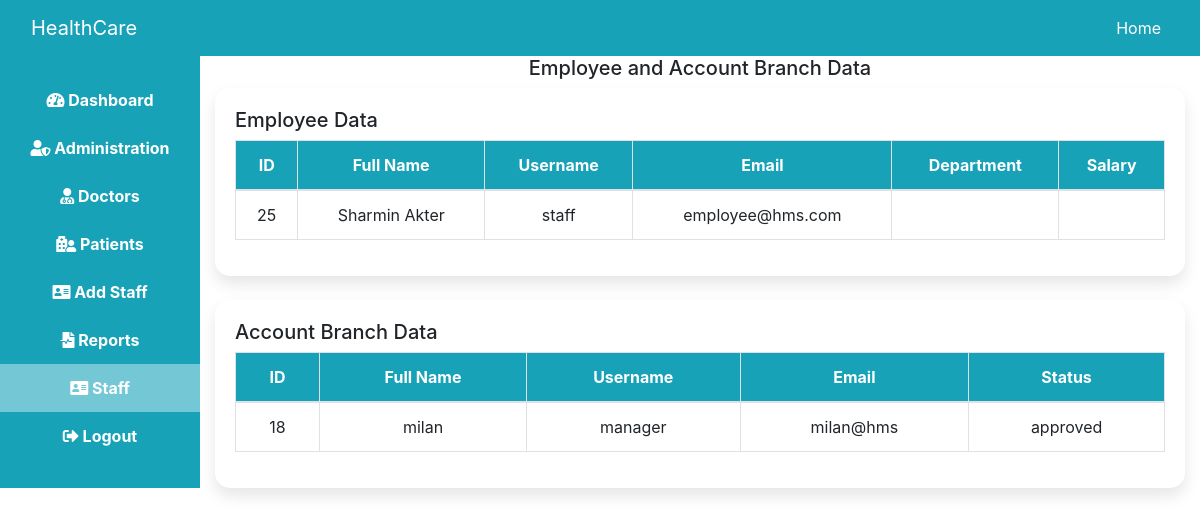
The app's page /admin/staff.php with its own data.
### tables this page shows
CREATE TABLE `employee` (
  `id` int(11) NOT NULL,
  `full_name` varchar(30) NOT NULL,
  `email` varchar(150) NOT NULL,
  `username` varchar(30) NOT NULL,
  `password` varchar(30) NOT NULL,
  `date_reg` varchar(255) NOT NULL,
  `profile` varchar(255) NOT NULL,
  `role` varchar(50) NOT NULL,
  `gender` varchar(255) NOT NULL,
  `date_join` varchar(30) NOT NULL,
  `status` varchar(30) NOT NULL
);

CREATE TABLE `account_branch` (
  `id` int(11) NOT NULL,
  `full_name` varchar(30) NOT NULL,
  `username` varchar(30) NOT NULL,
  `password` varchar(30) NOT NULL,
  `status` varchar(30) NOT NULL,
  `profile` varchar(255) NOT NULL,
  `gender` varchar(255) NOT NULL,
  `email` varchar(255) NOT NULL,
  `date_reg` varchar(255) NOT NULL,
  `role` varchar(255) NOT NULL
);

### admin/staff.php (the view, shortened to what this page needs)
<!DOCTYPE html>
<html lang="en">
<head>
    <link rel="stylesheet" href="https://stackpath.bootstrapcdn.com/bootstrap/4.5.0/css/bootstrap.min.css">
    <link rel="stylesheet" href="https://cdnjs.cloudflare.com/ajax/libs/font-awesome/6.5.1/css/all.min.css">
</head>
<body>
    <?php include("header.php"); ?>
    <div class="container-fluid">
        <div class="row">
            <div class="col-md-2 p-0">
                <div class="sidebar" id="sidebar">
                    <a href="index.php"><i class="fas fa-tachometer-alt"></i> Dashboard</a>
                    <a href="admin.php"><i class="fas fa-user-shield"></i> Administration</a>
                    <a href="doctor.php"><i class="fas fa-user-md"></i> Doctors</a>
                    <a href="patient.php"><i class="fas fa-hospital-user"></i> Patients</a>
                    <a href="job_request.php"><i class="fas fa-address-card"></i> Add Staff</a>
                    <a href="report.php"><i class="fas fa-file-medical-alt"></i> Reports</a>
                    <a href="staff.php"><i class="fas fa-address-card"></i> Staff</a>
                    <a href="../login/logout.php "><i class="fas fa-sign-out-alt"></i> Logout</a>
                </div>
            </div>
            <div class="col-md-10 col-12 main-content">
                <h5 class="text-center">Employee and Account Branch Data</h5>
                <div class="card-table table-responsive">
                    <h5>Employee Data</h5>
                    <table class="table table-bordered table-hover">
                        <thead>
                            <tr>
                                <th>ID</th>
                                <th>Full Name</th>
                                <th>Username</th>
                                <th>Email</th>
                                <th>Department</th>
                                <th>Salary</th>
                            </tr>
                        </thead>
                        <tbody>
                            <?php
                            $query = "SELECT * FROM employee WHERE status='approved'";
                            $res = mysqli_query($connect, $query);
                            if (mysqli_num_rows($res) < 1) {
                                echo "<tr><td colspan='7' class='text-center'>No Approved Employees Yet</td></tr>";
                            } else {
                                while ($row = mysqli_fetch_array($res)) {
                                    echo "<tr>
                                        <td>" . htmlspecialchars($row['id']) . "</td>
                                        <td>" . htmlspecialchars($row['full_name']) . "</td>
                                        <td>" . htmlspecialchars($row['username']) . "</td>
                                        <td>" . htmlspecialchars($row['email']) . "</td>
                                        <td>" . htmlspecialchars($row['department']) . "</td>
                                        <td>" . htmlspecialchars($row['salary']) . "</td>
                                    </tr>";
                                }
                            }
                            ?>
                        </tbody>
                    </table>
                </div>
                <div class="card-table table-responsive mt-4">
                    <h5>Account Branch Data</h5>
                    <table class="table table-bordered table-hover">
                        <thead>
                            <tr>
                                <th>ID</th>
                                <th>Full Name</th>
                                <th>Username</th>
                                <th>Email</th>
                                <th>Status</th>
                            </tr>
                        </thead>
                        <tbody>
                            <?php
                            $query = "SELECT * FROM account_branch WHERE status='approved'";
                            $res = mysqli_query($connect, $query);
                            if (mysqli_num_rows($res) < 1) {
                                echo "<tr><td colspan='7' class='text-center'>No Approved Account Branch Members Yet</td></tr>";
                            } else {
                                while ($row = mysqli_fetch_array($res)) {
                                    echo "<tr>
                                        <td>" . htmlspecialchars($row['id']) . "</td>
                                        <td>" . htmlspecialchars($row['full_name']) . "</td>
                                        <td>" . htmlspecialchars($row['username']) . "</td>
                                        <td>" . htmlspecialchars($row['email']) . "</td>
                                        <td>" . htmlspecialchars($row['status']) . "</td>
                                    </tr>";
                                }
                            }
                            ?>
                        </tbody>
                    </table>
                </div>
            </div>
        </div>
    </div>
</body>
</html>

### admin/staff.php (style rules this page uses)
.sidebar { height: 100%; background: #17a2b8; padding-top: 20px; transition: all 0.3s ease-in-out; }
.sidebar a { display: block; padding: 12px; color: white; text-decoration: none; transition: 0.3s; font-weight: bold; text-align: center; }
.sidebar .active { background-color: rgba(255, 255, 255, 0.4); }
.card-table { background: #fff; border-radius: 15px; box-shadow: 0 8px 16px rgba(0, 0, 0, 0.1); padding: 20px; }
.table th { background-color: #17a2b8; color: #fff; text-align: center; vertical-align: middle; }
.table td { text-align: center; vertical-align: middle; }

### records on screen
employee: id "25", full_name "Sharmin Akter", username "staff", email "employee@hms.com"
account_branch: id "18", full_name "milan", username "manager", email "milan@hms", status "approved"
